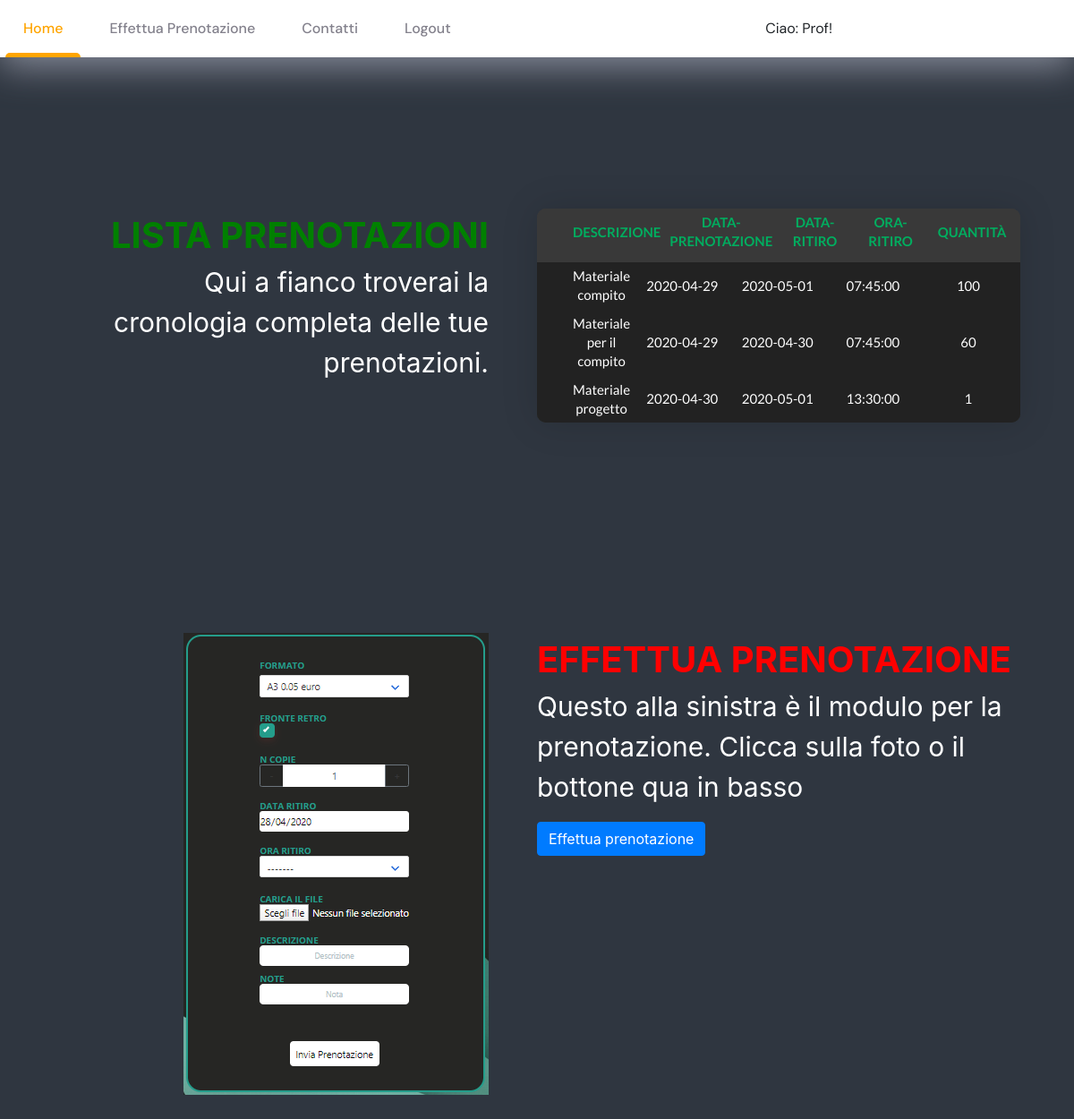
/esPHP/InnovativeBuzzi/HomeUtente/HomeUtente.php (signed in), run on the app's committed database.
### tables this page shows
CREATE TABLE `prenotazione` (
  `idPrenotazione` int(11) NOT NULL,
  `dataPrenotazione` date DEFAULT NULL,
  `oraPrenotazione` time DEFAULT NULL,
  `stampata` enum('si','no') DEFAULT 'no',
  `note` varchar(64) DEFAULT NULL,
  `codiceFiscale` char(16) DEFAULT NULL,
  `idStampa` int(11) DEFAULT NULL,
  `codiceFile` varchar(64) DEFAULT NULL
);

CREATE TABLE `stampa` (
  `idStampa` int(11) NOT NULL,
  `dataStampa` date DEFAULT NULL,
  `oraStampa` time DEFAULT NULL,
  `codiceFiscaleOperatore` char(16) DEFAULT NULL,
  `quantità` int(11) DEFAULT NULL,
  `dataRitiro` date DEFAULT NULL,
  `oraRitiro` time DEFAULT NULL,
  `tipoFormato` varchar(16) DEFAULT NULL,
  `descrizione` varchar(64) DEFAULT NULL,
  `dataRitiroEffettuato` date DEFAULT NULL,
  `orarioRitiroEffettuato` time DEFAULT NULL,
  `fronteRetro` enum('si','no') DEFAULT 'no'
);

### esPHP/InnovativeBuzzi/HomeUtente/HomeUtente.php (the view, shortened to what this page needs)
<?php
  $ip=$_SERVER['SERVER_NAME'];
  $porta=$_SERVER['SERVER_PORT'];
?>
<html>
<head>
	<link rel="stylesheet" type="text/css" href="vendor/bootstrap/css/bootstrap.min.css">
	<link rel="stylesheet" type="text/css" href="fonts/font-awesome-4.7.0/css/font-awesome.min.css">
	<link rel="stylesheet" type="text/css" href="vendor/animate/animate.css">
	<link rel="stylesheet" type="text/css" href="vendor/select2/select2.min.css">
	<link rel="stylesheet" type="text/css" href="vendor/perfect-scrollbar/perfect-scrollbar.css">
	<link rel="stylesheet" type="text/css" href="css/util.css">
  <link href="css/main.css" rel="stylesheet" type="text/css"  >
<link rel="stylesheet" href="https://stackpath.bootstrapcdn.com/bootstrap/4.4.1/css/bootstrap.min.css">
</head>
<body>
  <header>
    <nav class="nav">
      <a href="" class="nav-item is-active" active-color="orange">Home</a>
      <a href="../Prenotazione/CaricamentoFile/EffettuaPrenotazione.php" class="nav-item" active-color="red">Effettua Prenotazione</a>
      <a href="contattaci.php" class="nav-item" active-color="green">Contatti</a>
      <a href="HomeUtente.php?logout=true" class="nav-item" active-color="blue">Logout</a>
      <?php
       $usr=$_SESSION["usernameBZ"];
       echo "<div class=\"usr\">
         <div class=\"usr-text\"> Ciao: $usr! </p>
       </div>";
      ?>
      <span class="nav-indicator"></span>
    </nav>
  </header>
  <div class="container-table100">
    <div class="info">
      <b class="info-title">
      LISTA PRENOTAZIONI
      </b>
      <div class="info-text">
      Qui a fianco troverai la cronologia completa delle tue prenotazioni.
      </div>
    </div>
		<div class="wrap-table100">
			<div class="table100 ver3 m-b-110">
				<div class="table100-head">
					<table>
						<thead>
							<tr class="row100 head">
								<th class="cell100 column1">Descrizione</th>
								<th class="cell100 column2">Data-Prenotazione</th>
								<th class="cell100 column3">Data-Ritiro</th>
								<th class="cell100 column4">Ora-Ritiro</th>
                <th class="cell100 column4">Quantità</th>
							</tr>
						</thead>
					</table>
				</div>
				<div class="table100-body js-pscroll">
					<table>
						<tbody>
              <?php
                $username=$_SESSION["usernameBZ"];
                $descrizione=array();
                $dataPrenotazione=array();
                $dataRitiro=array();
                $oraRitiro=array();
                $quantità=array();
                try {
                  $co = connect();
                  $co->begin_transaction(MYSQLI_TRANS_START_READ_WRITE);
                  $sql = "SELECT stampa.descrizione as descrizione, prenotazione.dataPrenotazione as dataPrenotazione, stampa.dataRitiro as dataRitiro, stampa.oraRitiro as oraRitiro, stampa.quantità as quantità
                          from persona
                          join prenotazione on persona.codiceFiscale=prenotazione.codiceFiscale
                           join stampa on prenotazione.idStampa=stampa.idStampa
                          where persona.username=\"$username\"";
                           $records=$co->query($sql);
                           if($records->num_rows ==0){
                                 $dimArray=1;
                                 $descrizione[]="Nessun dato presente";
                                 $dataPrenotazione[]="Nessun dato presente";
                                 $dataRitiro[]="Nessun dato presente";
                                 $oraRitiro[]="Nessun dato presente";
                                 $quantità[]="Nessun dato presente";
                           }else{
                             while($tupla=$records->fetch_assoc()){
                               $descrizione[]=$tupla["descrizione"];
                               $dataPrenotazione[]=$tupla["dataPrenotazione"];
                               $dataRitiro[]=$tupla["dataRitiro"];
                               $oraRitiro[]=$tupla["oraRitiro"];
                               $quantità[]=$tupla["quantità"];
                             }
                             $dimArray=sizeof($descrizione);
                             if($dimArray<7){
                               $dim=7-$dimArray;
                               for($i=0; $i<$dim; $i++){
                                 array_push($descrizione, "");
                                 array_push($dataPrenotazione, "");
                                 array_push($dataRitiro, "");
                                 array_push($oraRitiro, "");
                                 array_push($quantità, "");
                               }
                             }
                           }
                           $co->commit();
                 } catch (Exception $e) {
                     $co->rollBack();
                     $co->close();
                     header("Location: http://" .$ip .":" .$porta ."/esPHP/InnovativeBuzzi/Errore/Errore.php?msg=Siamo spiacente si è verificato un imprevisto");
                 }
                $homeUtente="";
                for($i=0; $i<$dimArray; $i++){
                  $homeUtente.="
    								<tr class=\"row100 body\">
    									<td class=\"cell100 column1\">$descrizione[$i]</td>
    									<td class=\"cell100 column2\">$dataPrenotazione[$i]</td>
                      <td class=\"cell100 column2\">$dataRitiro[$i]</td>
    									<td class=\"cell100 column3\">$oraRitiro[$i]</td>
    									<td class=\"cell100 column4\">$quantità[$i]</td>
    								</tr>
                    ";
                }
                echo $homeUtente;
              ?>
            </tbody>
  				</table>
  			</div>
		 </div>
    </div>
    <div class="pren">
      <div class="pren-img">
        <a href="../Prenotazione/CaricamentoFile/EffettuaPrenotazione.php"><img style="float: right" src="images/foto.png" alt="moduloPrenotazione" /></a>
      </div>
      <div class="pren-text">
        <b class="info-title" style="color: red">EFFETTUA PRENOTAZIONE</b>
        <p class="info-text">Questo alla sinistra è il modulo per la prenotazione. Clicca sulla foto o il bottone qua in basso</p>
        <a href="../Prenotazione/CaricamentoFile/EffettuaPrenotazione.php" class="btn btn-primary">Effettua prenotazione</a>
      </div>
    </div>
  </div>
</body>
</html>

### esPHP/InnovativeBuzzi/HomeUtente/css/main.css (style rules this page uses)
a { margin: 0px; transition: all 0.4s; -webkit-transition: all 0.4s; -o-transition: all 0.4s; -moz-transition: all 0.4s; }
p { margin: 0px; }
.info { width: 50%; height: 35%; color: white; padding: 0 5%; text-align: right; text-justify: inter-word; }
.info-title { font-size: 40px; color: green; }
.info-text { margin-left: 0; font-size: 30px; color: white; }
.usr { padding-top: 20px; width: 150px; height: 100%; margin-left: 24%; text-align: center; }
.usr-text { font-family: 'DM Sans', sans-serif; }
.js-pscroll { position: relative; overflow: hidden; }
.container-table100 { min-width: 100%; width: 100%; display: -webkit-box; display: -webkit-flex; display: -moz-box; display: -ms-flexbox; display: flex; margin-top: 200px; flex-wrap: wrap; padding: 33px 5%; height: 100%; }
.wrap-table100 { width: 50%; height: 40%; }
table { width: 100%; }
th, td { font-weight: unset; padding-right: 10px; }
.column1 { width: 20%; padding-left: 40px; }
.column2 { width: 20%; }
.column3 { width: 20%; }
.column4 { width: 20%; }
.table100-head th { padding-top: 1%; text-align: center; }
.table100-body td { padding-top: 1%; padding-bottom: 1%; text-align: center; }
.table100 { position: relative; padding-top: 60px; width: 100%; background-color: #fff; }
.table100-head { position: absolute; width: 100%; top: 0; left: 0; background-color : #393939; }
.table100-body { background-color: #262624; overflow: auto; height: auto; max-height: 370px; }
.table100.ver3 { background-color: #393939; }
.table100.ver3 th { font-family: Lato-Bold; font-size: 15px; color: #00ad5f; line-height: 1.4; text-transform: uppercase; background-color: #393939; }
.table100.ver3 td { font-family: Lato-Regular; font-size: 15px; color: #fff; line-height: 1.4; background-color: #222222; }
.table100.ver3 { border-radius: 10px; overflow: hidden; box-shadow: 0 0px 40px 0px rgba(0, 0, 0, 0.15); -moz-box-shadow: 0 0px 40px 0px rgba(0, 0, 0, 0.15); -webkit-box-shadow: 0 0px 40px 0px rgba(0, 0, 0, 0.15); -o-box-shadow: 0 0px 40px 0px rgba(0, 0, 0, 0.15); -ms-box-shadow: 0 0px 40px 0px rgba(0, 0, 0, 0.15); }

### esPHP/InnovativeBuzzi/HomeUtente/HomeUtente.php (style rules this page uses)
* { margin: 0; padding: 0; text-decoration: none; }
header { z-index: 9999; position: fixed; height: auto; width: 100%; background: #FFFF; }
body { display: -webkit-box; display: flex; height: 100vh; width: 100%; -webkit-box-pack: center; justify-content: center; padding: 0 0; background-color: #2f3640; }
.nav { display: -webkit-inline-box; display: inline-flex; position: relative; overflow: hidden; width: 100%; background-color: #fff; margin-left: 500px; box-shadow: 0 10px 40px rgba(159, 162, 177, 0.8); float: right; }
.nav-item { color: #83818c; padding: 20px; text-decoration: none; -webkit-transition: .3s; transition: .3s; margin: 0 6px; z-index: 1; font-family: 'DM Sans', sans-serif; font-weight: 500; position: relative; }
.nav-item:before { content: ""; position: absolute; bottom: -6px; right: 0; width: 100%; height: 5px; background-color: orange; border-radius: 8px 8px 0 0; opacity: 0; -webkit-transition: .3s; transition: .3s; }
.nav-indicator { position: absolute; right: 0; bottom: 0; height: 4px; -webkit-transition: .4s; transition: .4s; height: 5px; z-index: 1; border-radius: 8px 8px 0 0; }
.pren { width: 100%; margin-top: 180px; }
.pren-img { float: left; width: 45%; max-width: 45%; height: 100%; }
.pren-text { float: right; color: white; max-width: 50%; width: 50%; height: 100%; }

### data on the page
prenotazione: dataPrenotazione "2020-04-29"
stampa: dataRitiro "2020-05-01"
prenotazione: dataPrenotazione "2020-04-30"
stampa: dataRitiro "2020-04-30"

### other printed values
$usr "Prof"
$descrizione[$i] "Materiale compito"
$oraRitiro[$i] "07:45:00"
$quantità[$i] "100"
$descrizione[$i] "Materiale per il compito"
$quantità[$i] "60"
$descrizione[$i] "Materiale progetto"
$oraRitiro[$i] "13:30:00"
$quantità[$i] "1"
